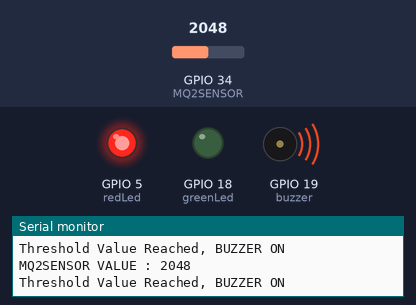
A sketch run on a simulated ESP32. On the bench: output pins drawn as LEDs (lit = HIGH), buzzer (waves = sounding, pin HIGH), the last lines printed to the serial monitor. Inputs (shaded band) come from the test bench; at power-on: GPIO 34 (MQ2SENSOR) = 2048.

Above: at 1.3 s.
1.4 s: GPIO 34 (MQ2SENSOR) set to 429
2.9 s: GPIO 34 (MQ2SENSOR) set to 370
At 4.2 s:
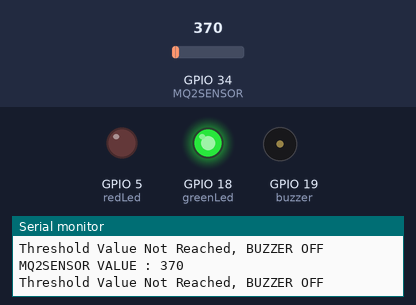
4.5 s: GPIO 34 (MQ2SENSOR) set to 440
At 5.5 s:
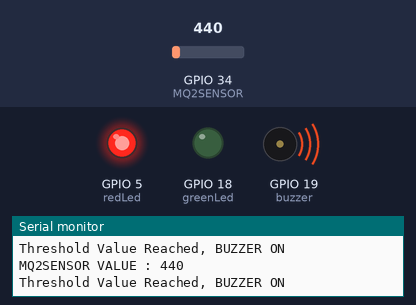
6.0 s: GPIO 34 (MQ2SENSOR) set to 360
At 6.7 s:
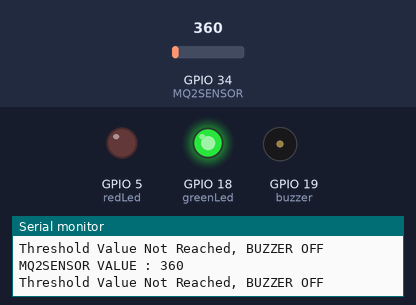
Timing chart, 0 to 8.5 s (numbered marks = the images above; inputs shaded):
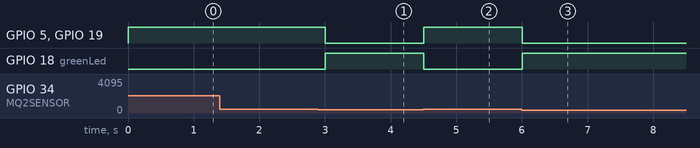

The sketch:

MQ2_GAS_SENSOR.ino
```cpp
// MQ2 GAS SENSOR is connected to GPIO 34 (Analog ADC1_CH6)

int redLed = 5;
int greenLed = 18;
int buzzer = 19;
int MQ2SENSOR = 34;
// Your threshold value
int sensorThres = 400;

void setup() {
  pinMode(redLed, OUTPUT);
  pinMode(greenLed, OUTPUT);
  pinMode(buzzer, OUTPUT);
  pinMode(MQ2SENSOR, INPUT);
  Serial.begin(9600);
}

void loop() {
  int analogSensor = analogRead(MQ2SENSOR);

  Serial.print("MQ2SENSOR VALUE : ");
  Serial.println(analogSensor);
  // Checks if it has reached the threshold value
  if (analogSensor > sensorThres)
  {
    digitalWrite(redLed, HIGH);
    digitalWrite(greenLed, LOW);
    digitalWrite(buzzer, HIGH);
    Serial.println("Threshold Value Reached, BUZZER ON");
  }
  else
  {
    digitalWrite(redLed, LOW);
    digitalWrite(greenLed, HIGH);
    digitalWrite(buzzer, LOW);
    Serial.println("Threshold Value Not Reached, BUZZER OFF");
  }
  delay(500);
}
```

Measured:
- the behaviour switches between 401 and 400 on GPIO 34 (MQ2SENSOR) (found by bisection; images 0 and 1)
- after the input at 2.9 s, GPIO 5 (redLed), GPIO 19 (buzzer): HIGH → LOW after 0.10 s; GPIO 18 (greenLed): LOW → HIGH after 0.10 s
- after the input at 4.5 s, GPIO 5 (redLed), GPIO 19 (buzzer): LOW → HIGH at once; GPIO 18 (greenLed): HIGH → LOW at once
- after the input at 6.0 s, GPIO 5 (redLed), GPIO 19 (buzzer): HIGH → LOW at once; GPIO 18 (greenLed): LOW → HIGH at once
